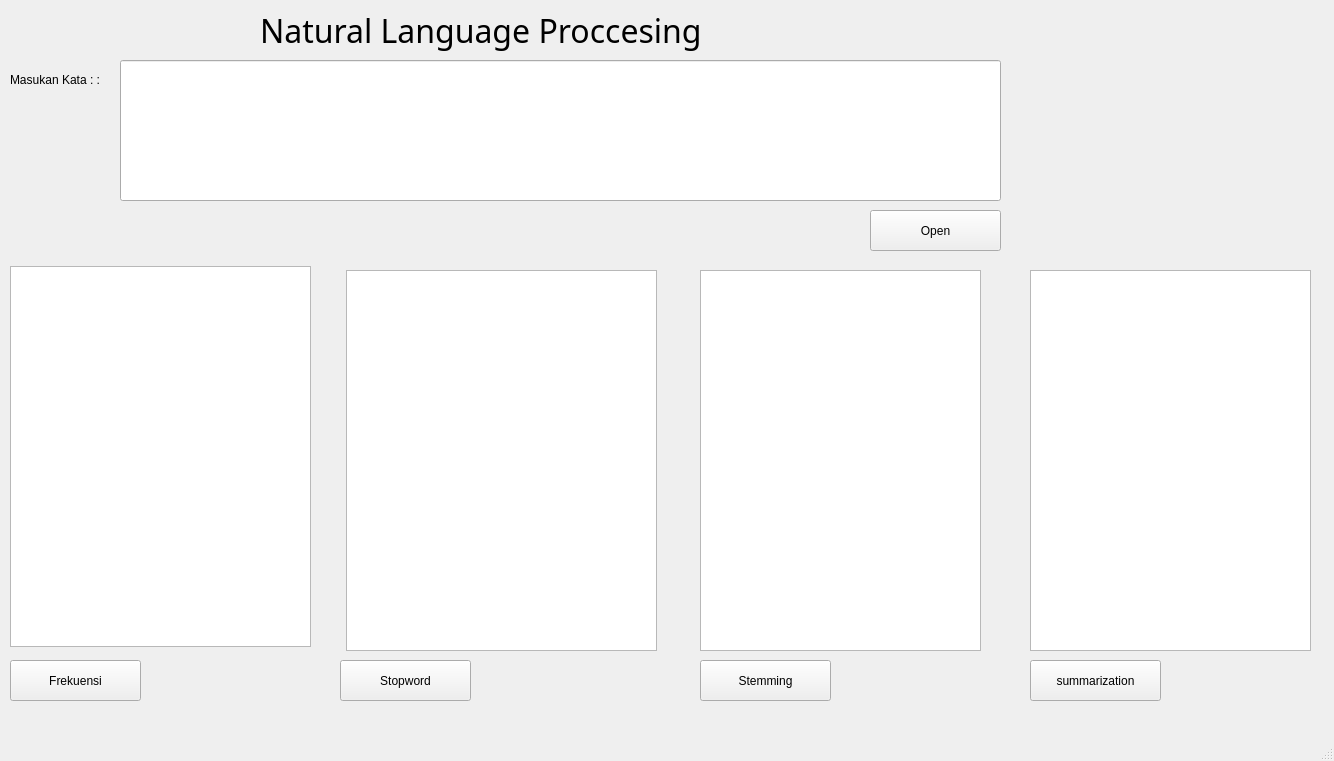
<?xml version="1.0" encoding="UTF-8"?>
<ui version="4.0">
 <class>MainWindow</class>
 <widget class="QMainWindow" name="MainWindow">
  <property name="geometry">
   <rect>
    <x>0</x>
    <y>0</y>
    <width>1334</width>
    <height>761</height>
   </rect>
  </property>
  <property name="windowTitle">
   <string>MainWindow</string>
  </property>
  <widget class="QWidget" name="centralwidget">
   <widget class="QLineEdit" name="lineEdit">
    <property name="geometry">
     <rect>
      <x>120</x>
      <y>60</y>
      <width>881</width>
      <height>141</height>
     </rect>
    </property>
   </widget>
   <widget class="QLabel" name="label_2">
    <property name="geometry">
     <rect>
      <x>10</x>
      <y>70</y>
      <width>111</width>
      <height>19</height>
     </rect>
    </property>
    <property name="text">
     <string>Masukan Kata : :</string>
    </property>
   </widget>
   <widget class="QPushButton" name="Frekuensi">
    <property name="geometry">
     <rect>
      <x>10</x>
      <y>660</y>
      <width>131</width>
      <height>41</height>
     </rect>
    </property>
    <property name="inputMethodHints">
     <set>Qt::ImhMultiLine</set>
    </property>
    <property name="text">
     <string>Frekuensi</string>
    </property>
   </widget>
   <widget class="QLabel" name="label">
    <property name="geometry">
     <rect>
      <x>260</x>
      <y>10</y>
      <width>561</width>
      <height>41</height>
     </rect>
    </property>
    <property name="font">
     <font>
      <family>8514oem</family>
      <pointsize>24</pointsize>
     </font>
    </property>
    <property name="text">
     <string>Natural Language Proccesing</string>
    </property>
   </widget>
   <widget class="QTextEdit" name="Frekuensi_2">
    <property name="geometry">
     <rect>
      <x>10</x>
      <y>266</y>
      <width>301</width>
      <height>381</height>
     </rect>
    </property>
    <property name="inputMethodHints">
     <set>Qt::ImhMultiLine</set>
    </property>
    <property name="lineWidth">
     <number>1</number>
    </property>
   </widget>
   <widget class="QTextEdit" name="Stopword_2">
    <property name="geometry">
     <rect>
      <x>346</x>
      <y>270</y>
      <width>311</width>
      <height>381</height>
     </rect>
    </property>
   </widget>
   <widget class="QTextEdit" name="Steamming">
    <property name="geometry">
     <rect>
      <x>700</x>
      <y>270</y>
      <width>281</width>
      <height>381</height>
     </rect>
    </property>
   </widget>
   <widget class="QPushButton" name="Stopword">
    <property name="geometry">
     <rect>
      <x>340</x>
      <y>660</y>
      <width>131</width>
      <height>41</height>
     </rect>
    </property>
    <property name="text">
     <string>Stopword</string>
    </property>
   </widget>
   <widget class="QPushButton" name="Stemming">
    <property name="geometry">
     <rect>
      <x>700</x>
      <y>660</y>
      <width>131</width>
      <height>41</height>
     </rect>
    </property>
    <property name="text">
     <string>Stemming</string>
    </property>
   </widget>
   <widget class="QPushButton" name="Stemming_2">
    <property name="geometry">
     <rect>
      <x>870</x>
      <y>210</y>
      <width>131</width>
      <height>41</height>
     </rect>
    </property>
    <property name="text">
     <string>Open</string>
    </property>
   </widget>
   <widget class="QTextEdit" name="summarization">
    <property name="geometry">
     <rect>
      <x>1030</x>
      <y>270</y>
      <width>281</width>
      <height>381</height>
     </rect>
    </property>
   </widget>
   <widget class="QPushButton" name="summarization_2">
    <property name="geometry">
     <rect>
      <x>1030</x>
      <y>660</y>
      <width>131</width>
      <height>41</height>
     </rect>
    </property>
    <property name="text">
     <string>summarization</string>
    </property>
   </widget>
  </widget>
  <widget class="QStatusBar" name="statusbar"/>
 </widget>
 <resources/>
 <connections/>
</ui>
